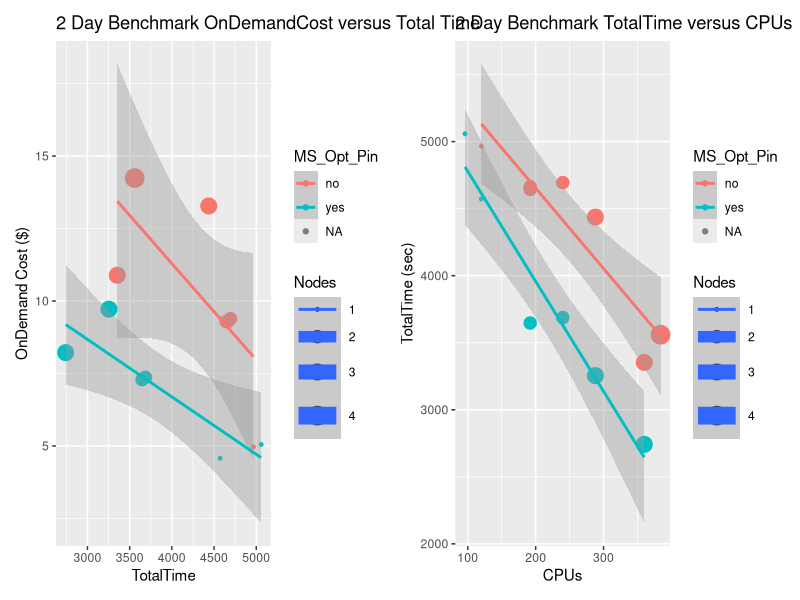

Write R code to recreate this figure.
library(ggplot2)
library(patchwork) # To display 2 charts together
library(dplyr)

# Script author: Liz Adams
# Affiliation: UNC CMAS Center 
# example from http://monashbioinformaticsplatform.github.io/2015-11-30-intro-r/ggplot.html
# 2nd example from https://r-graph-gallery.com/line-chart-dual-Y-axis-ggplot2.html

png(file = paste('hbv120','_','Cost','_','TotalTime','.png',sep=''), width = 1024, height = 768, bg='white')
curr_wd<-getwd()
setwd(curr_wd)
csv_data<- read.csv("../docs/user_guide_cyclecloud/qa/scaling_HBv120.update6.csv",sep="\t", skip =0, header = TRUE, comment.char = "",check.names = FALSE, quote="", )
print(csv_data)
bad_rows <-
    is.na(csv_data$TotalTime) |
    is.na(csv_data$Day1_Timing_sec) |
    is.na(csv_data$CPUs) |
    is.na(csv_data$OnDemandCost) |
    is.na(csv_data$MS_Opt_Pin) |
    is.na(csv_data$SpotCost)
    
#filter(csv_data, ComputeNode != HC44rs )

csv_data2 <-  subset(csv_data, ComputeNode=="HB120"&InputData=="/data NetApp")


p1 <- ggplot(csv_data2[!bad_rows,], aes(y=OnDemandCost, x=TotalTime, size=Nodes, color=MS_Opt_Pin)) +
    geom_point() + ggtitle("2 Day Benchmark OnDemandCost versus Total Time") + scale_y_continuous(name = "OnDemand Cost ($)") + stat_smooth(method="lm")

p2 <- ggplot(csv_data2[!bad_rows,], aes(y=TotalTime, x=CPUs, size=Nodes, color=MS_Opt_Pin)) +
    geom_point() + ggtitle("2 Day Benchmark TotalTime versus CPUs") + scale_y_continuous(name = "TotalTime (sec)") + stat_smooth(method="lm")

# Display both charts side by side thanks to the patchwork package
p1 + p2
